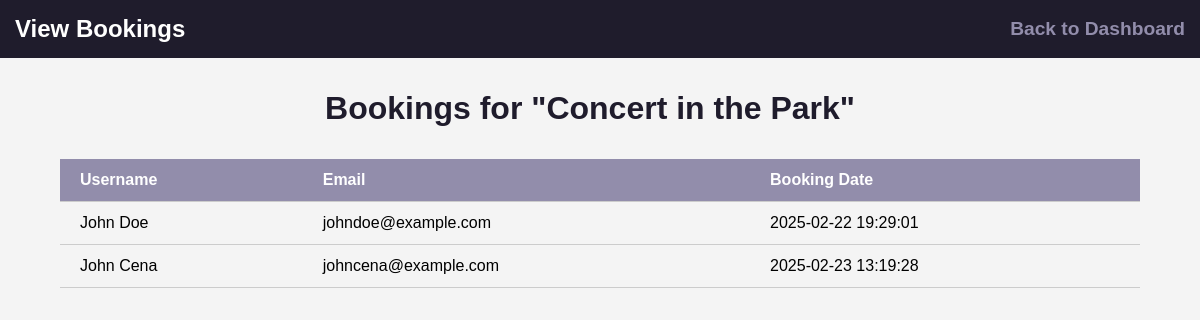
Screenshot of /event_booking_system/view-bookings.php?event_id=1 (signed in) with the database file from the repository.
### tables this page shows
CREATE TABLE `events` (
  `id` int(11) NOT NULL,
  `title` varchar(255) NOT NULL,
  `description` text DEFAULT NULL,
  `date` datetime NOT NULL,
  `venue` varchar(255) NOT NULL,
  `available_seats` int(11) NOT NULL,
  `created_at` timestamp NOT NULL DEFAULT current_timestamp()
);

CREATE TABLE `bookings` (
  `id` int(11) NOT NULL,
  `user_id` int(11) NOT NULL,
  `event_id` int(11) NOT NULL,
  `booking_date` timestamp NOT NULL DEFAULT current_timestamp()
);

CREATE TABLE `users` (
  `id` int(11) NOT NULL,
  `name` varchar(100) NOT NULL,
  `email` varchar(100) NOT NULL,
  `password` varchar(255) NOT NULL,
  `role` enum('admin','user') DEFAULT 'user',
  `created_at` timestamp NOT NULL DEFAULT current_timestamp()
);

### event_booking_system/view-bookings.php (the view, shortened to what this page needs)
<?php
include 'connect.php';
$event_id = $_GET['event_id'];
$event_sql = "SELECT * FROM events WHERE id = ?";
$event_stmt = $conn->prepare($event_sql);
$event_stmt->bind_param("i", $event_id);
$event_stmt->execute();
$event_result = $event_stmt->get_result();
$event = $event_result->fetch_assoc();
$booking_sql = "SELECT bookings.booking_date, users.name AS username, users.email FROM bookings
                 JOIN users ON bookings.user_id = users.id
                 WHERE bookings.event_id = ?";
$booking_stmt = $conn->prepare($booking_sql);
$booking_stmt->bind_param("i", $event_id);
$booking_stmt->execute();
$booking_result = $booking_stmt->get_result();
?>
<!DOCTYPE html>
<html lang="en">
<head>
    <link rel="stylesheet" href="admin-dashboard.css">
</head>
<body>
    <nav>
        <h2>View Bookings</h2>
        <a href="admin-dashboard.php">Back to Dashboard</a>
    </nav>
    <h3>Bookings for "<?php echo htmlspecialchars($event['title']); ?>"</h3>
    <?php if ($booking_result->num_rows > 0) { ?>
        <table>
            <thead>
                <tr>
                    <th>Username</th>
                    <th>Email</th>
                    <th>Booking Date</th>
                </tr>
            </thead>
            <tbody>
                <?php
                while ($booking = $booking_result->fetch_assoc()) {
                    echo "<tr>
                            <td>{$booking['username']}</td>
                            <td>{$booking['email']}</td>
                            <td>{$booking['booking_date']}</td>
                          </tr>";
                }
                ?>
            </tbody>
        </table>
    <?php } else { ?>
        <p>No bookings found for this event.</p>
    <?php } ?>
</body>
</html>

### event_booking_system/admin-dashboard.css (style rules this page uses)
body { font-family: Arial, sans-serif; background-color: #f4f4f4; margin: 0; padding: 0; }
nav { background-color: #1f1c2c; padding: 15px; display: flex; justify-content: space-between; align-items: center; }
nav h2 { color: #fff; font-family: 'Arial', sans-serif; font-size: 1.5rem; font-weight: bold; margin: 0; text-align: left; }
nav a { color: #928dab; text-decoration: none; font-weight: bold; font-size: 1.2rem; }
h2, h3 { color: #1f1c2c; }
h2, h3 { color: #1f1c2c; font-family: 'Arial', sans-serif; font-size: 2rem; margin-right: 20px; font-weight: bold; text-align: center; }
table { width: 90%; margin: 20px auto; border-collapse: collapse; }
table th, table td { padding: 12px 20px; text-align: left; border-bottom: 1px solid #ccc; }
table th { background-color: #928dab; color: #fff; }

### rows the page displays
events: title "Concert in the Park"
bookings: user.name "John Doe", user.email "johndoe@example.com", booking_date "2025-02-22 19:29:01"
bookings: user.name "John Cena", user.email "johncena@example.com", booking_date "2025-02-23 13:19:28"
